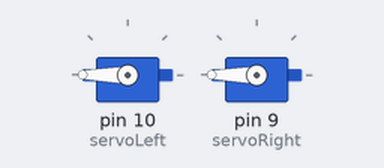
Recording of a sketch running on a simulated Arduino Uno, built with avr-gcc and run on an emulated ATmega328P. Shown: 2 × servo.

Above: at 0.05 s.
At 4.0 s:
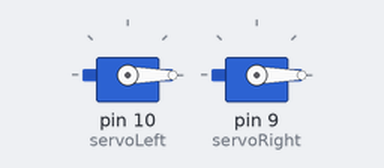
Timing chart, 0 to 5.2 s (numbered marks = the images above):
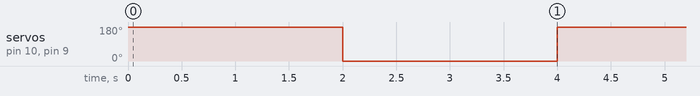

The sketch:

servo5.ino
```cpp
#include <AFMotor.h>

#include <Servo.h>

Servo servoLeft;          // Define left servo
Servo servoRight;         // Define right servo

void setup() {
  servoLeft.attach(10);  // Set left servo to digital pin 10
  servoRight.attach(9);  // Set right servo to digital pin 9
}

void loop() {            // Loop through motion tests

  turnRight();
  delay(2000);
  turnLeft();
  delay(2000);

}

// Motion routines for forward, reverse, turns, and stop

void turnRight() {
  servoLeft.write(180);
  servoRight.write(180);
}
void turnLeft() {
  servoLeft.write(0);
  servoRight.write(0);
}
```

Measured:
- by itself, servo on pin 10 (servoLeft), servo on pin 9 (servoRight): alternates 180° for 2.0 s and 0° for 2.0 s
